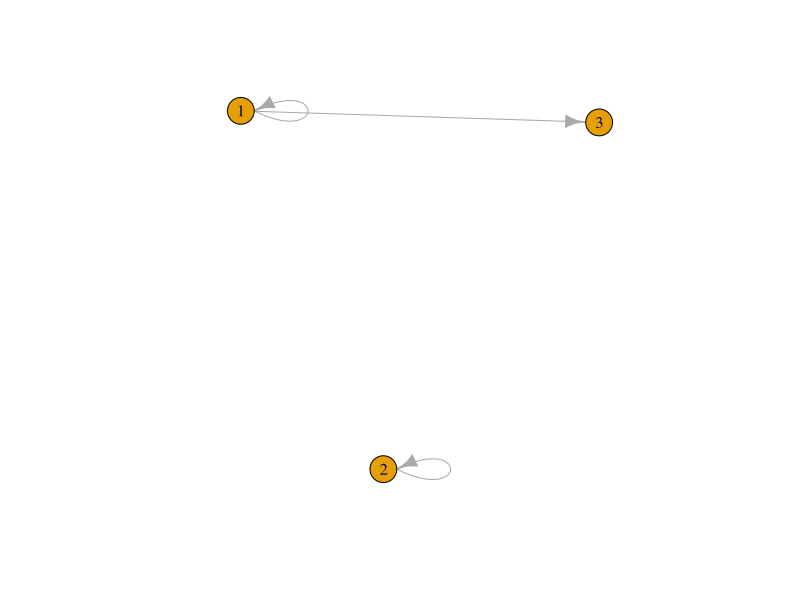
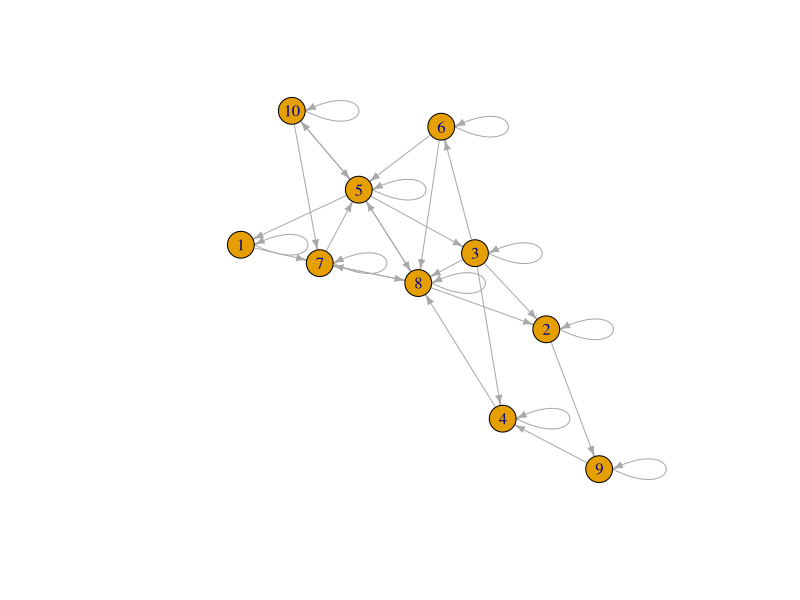
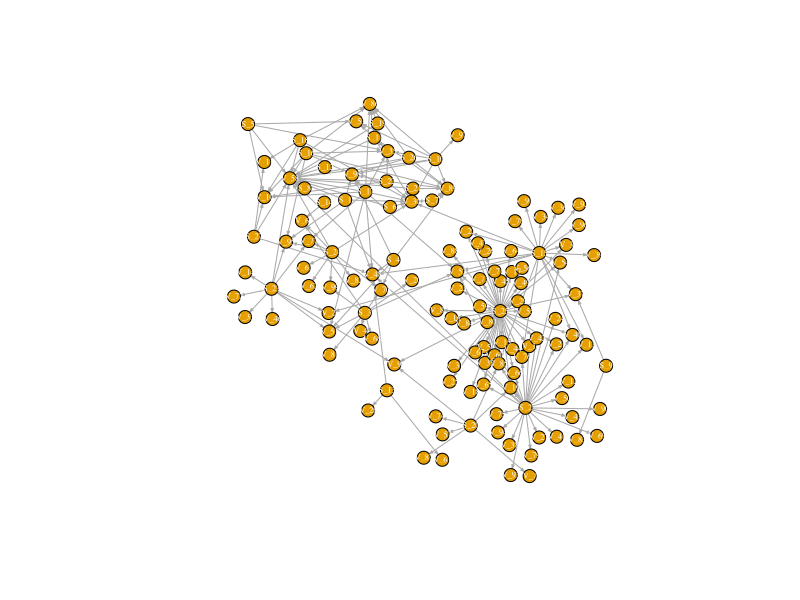
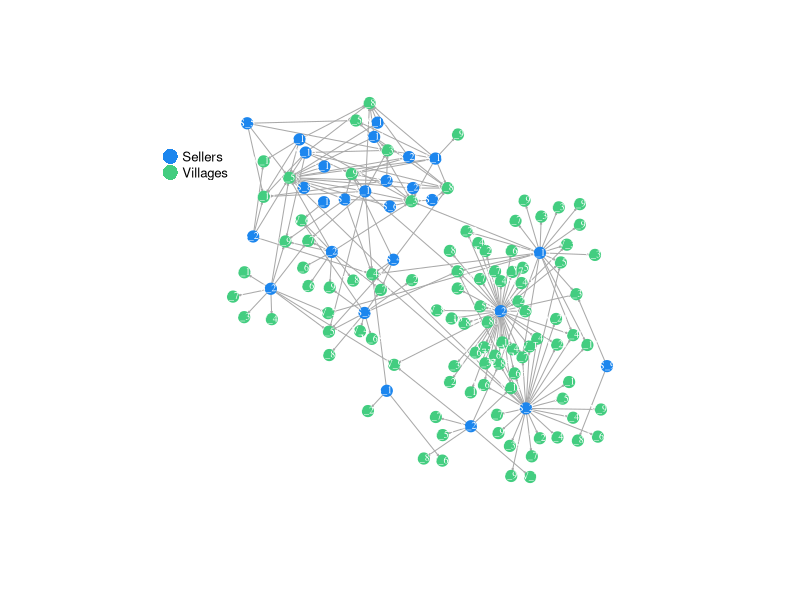
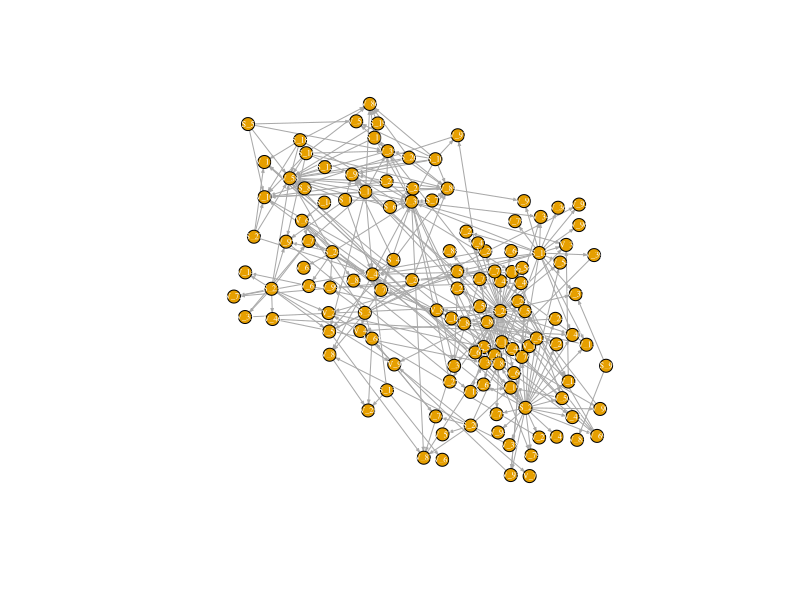
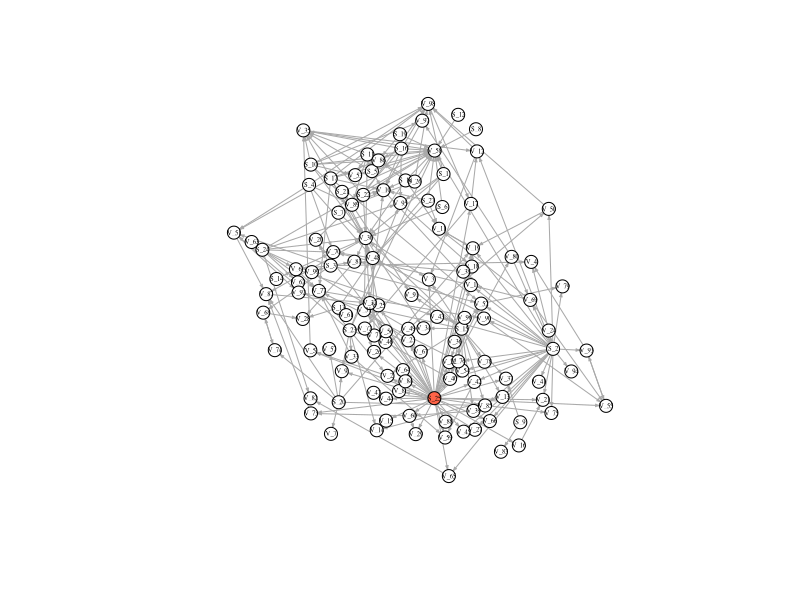
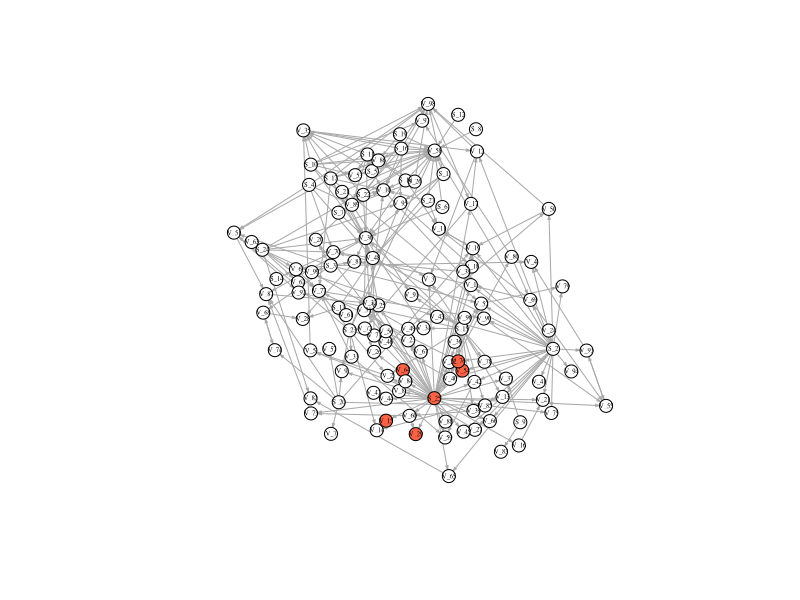
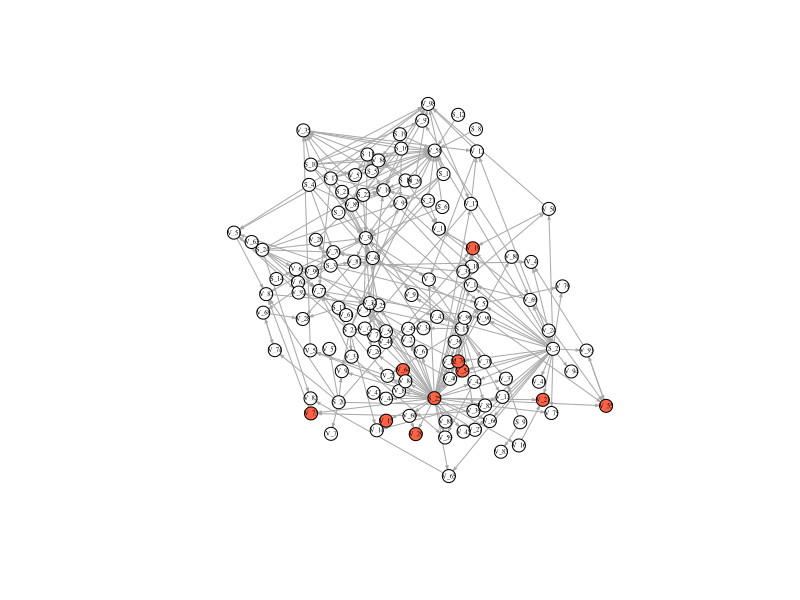

Recreate these plots in R, in order.
## ---- chunk 1
library(igraph)
library(tidyverse)
## ---- chunk 2
X1 <- matrix(1:9,ncol=3)
X1
X2 <- matrix(21:29,ncol=3)
X2
X1 * X2 ## element wise multiplication
X1 %*% X2 ## Matrix multiplication
## ---- chunk 3
V1 <- c(1,0,0) # starting vector of states
M1 <- matrix(c(1,0,0,0,1,0,1,0,0),ncol=3)
M2 <- graph_from_adjacency_matrix(M1)
plot(M2)
V2 <- V1 %*% M1 ### matrix multiplication 
V2
## ---- chunk 4
A <- matrix(1:9,ncol=3)
A
B <- matrix(c(1,1,0,0,0,1,0,1,0),ncol=3)
B
## ---- chunk 5
A * B 
## ---- chunk 6
A %*% B
## ---- chunk 7
B %*% A
## ---- chunk 8
Time1 <- c(1,0,0,0,0,1,1,1,1,0) ## call this vector "Time 1"
length(Time1) ## vector of 10 nodes
sum(Time1) ### 5 infected
## ---- chunk 9
Amat <- matrix(runif(100) > 0.7, ncol=10) # 30% chance that a link is formed between any two nodes
Amat <- Amat*1 ## make your logical values 1's a 0's
diag(Amat) <- 1 # set the diagonals to 1 so that if a node is infected, it stays infected
Amat # our randomly generated matrix
## ---- chunk 10
Mat3 <- graph_from_adjacency_matrix(Amat)
plot(Mat3, edge.arrow.size = .5)
## ---- chunk 11
temp <- Time1 %*% Amat  # here values can be greater than 1. Place in temporary object
Time2 <- as.numeric(temp > 0) # Make 0s and 1s again
df <- cbind(Time1,Time2)
df
## ---- chunk 12
nodes <- read.csv("nodelist.csv", header=TRUE) #load in node attribute file (see node attributes include color)
links <- read.csv("edgelist.csv", header = TRUE) #load in edge attribute file 
links$weight <- as.numeric(links$weight) ### weight is the average volume sold
head(links) # check the first few lines of the link file 
nrow(links)

## ---- chunk 13
edges <- aggregate(links$weight,links[,1:2],sum) # aggregate transactions and sum total volume sold
head(edges) #check edges
dim(edges) #check dimensions of edges (now we have aggregated 875 transactions to 205)
## ---- chunk 14
SweetNet <- graph_from_data_frame(d = edges, vertices =  nodes, directed = T) #combine node and link files to create a directed adjaceny matrix 
fix.layout <- layout_with_dh(SweetNet) #fix layout so future runs will have the same layout!!
plot(SweetNet, edge.arrow.size=.2, vertex.size=7, vertex.label.cex=.5, vertex.label.color='white', layout= fix.layout) # plot! (node colors are specified in the node attribute file)
## ---- chunk 15
## still without village to village connections
V(SweetNet)$color <- ifelse(nodes$Type == "Buyer", "dodgerblue2", "seagreen3")
plot(SweetNet, edge.arrow.size=.1, vertex.label.color = "white", vertex.size=6, vertex.label.cex=.6, layout = fix.layout, edge.curved = FALSE, vertex.frame.color=V(SweetNet)$color)
E(SweetNet)$color <- "gray55"
legend(x=-1.4, y=.8, c("Sellers","Villages"), pch=16, col= c("dodgerblue2", "seagreen3"),  pt.cex=2, cex= .8, bty="n", ncol=1)
## ---- chunk 16
FullNet <- read.csv("sweetpotato.csv", header = TRUE, row.names = 1)
FullNet2 <- as.matrix(FullNet)
FullNet3 <- graph_from_adjacency_matrix(FullNet2)
FullNet3
plot(FullNet3, edge.arrow.size=.2, vertex.size=7, vertex.label.cex=.5, vertex.label.color='white', layout= fix.layout)
## ---- chunk 17
### create a vector with the first node of 126 set to 1, rest zeros.
vec <- rep(0, 126) ## vector of 126 0s 
vec[c(18)] <- 1 ## set first vector to 1. This corresponds to the first node in our node list. This will be where our infection starts. 
vec
## ---- chunk 18
nodenum <- 126 ## a placeholder object with the number of nodes in our network 
nn <- nodenum*nodenum
runif(nn) < .1 ## runif() generates vector the size of our matrix filled with numbers drawn from the uniform distribution
matrix_a <- matrix(runif(nn)<.1, ncol =nodenum, nrow = nodenum) # if less than .1, put 1 into the matrix if not, 0 (no spread)
matrix_a
matrix_a <- matrix_a*1 ## From TRUE/FALSE back to 0s and 1s 
matrix_a # matrix of links that will realize infection (10%)
## ---- chunk 19
matrix_c <- matrix_a * FullNet2 ## potential links reduced to 10%, simulating a 10% chance of spread
diag(matrix_c) <- 1 #keep infection in nodes that are infected by setting the diag to 1
matrix_c
## ---- chunk 20
v_1 <- vec %*% matrix_c ## starting state vector and new matrix
v_1 ## this is our state in time 2
v_2 <- as.numeric(v_1 >0) # as numeric
v_2 # vector of transmission at Time 1 (assuming that the virus was transmitted in 5% of transactions of variety x in 2014)


## add state in time 1 and 2 to a new tibble to save results

as_tibble(vec)
as_tibble(v_2)
timestatus <- cbind(nodes, vec, v_2)
timestatus
## ---- chunk 21
#### Now time 3


matrix_d <- matrix(runif(nn)<.10, ncol =length(vec), nrow = length(vec)) ## new random matrix
matrix_d
matrix_d <- matrix_d*1
matrix_d
matrix_e <- matrix_d * FullNet2 ## again, create 1 if less than .1 (10% chance of spread)
diag(matrix_e) <- 1
matrix_e 
v_3 <- v_2 %*% matrix_e ## multiply new matrix by state 2
v_3
v_3 <- as.numeric(v_3 > 0)
as_tibble(v_3)
timestatus <- cbind(nodes, vec, v_2, v_3)
timestatus


#### Time 4

matrix_f <- matrix(runif(nn)<.1, ncol =length(vec), nrow = length(vec))
matrix_f <- matrix_f * 1
matrix_f <- matrix_f * FullNet2
diag(matrix_f) <- 1
matrix_f
v_4 <- v_3 %*% matrix_f
v_4
v_4 <- as.numeric(v_4 > 0)
as_tibble(v_4)
timestatus <- cbind(nodes, vec, v_2, v_3, v_4)
timestatus <- as_tibble(timestatus)
timestatus


#### Time 5

matrix_g <- matrix(runif(nn)<.1, ncol =length(vec), nrow = length(vec))
matrix_g <- matrix_g * 1
matrix_g <- matrix_g * FullNet2
diag(matrix_g) <- 1
matrix_g
v_5 <- v_4 %*% matrix_g
v_5
v_5 <- as.numeric(v_5 > 0)
as_tibble(v_5)
timestatus <- cbind(nodes, vec, v_2, v_3, v_4, v_5)
timestatus <- as_tibble(timestatus)
timestatus

#### Time 6

matrix_h <- matrix(runif(nn)<.1, ncol =length(vec), nrow = length(vec))
matrix_h <- matrix_h * 1
matrix_h <- matrix_h * FullNet2
diag(matrix_h) <- 1
matrix_h
v_6 <- v_5 %*% matrix_h ## use the last state 
v_6
v_6 <- as.numeric(v_6 > 0)
as_tibble(v_6)
timestatus <- cbind(nodes, vec, v_2, v_3, v_4, v_5, v_6)
timestatus <- as_tibble(timestatus)
timestatus


#### Time 7

matrix_i <- matrix(runif(nn)<.1, ncol =length(vec), nrow = length(vec))
matrix_i <- matrix_i * 1
matrix_i <- matrix_i * FullNet2
diag(matrix_i) <- 1
matrix_i
v_7 <- v_6 %*% matrix_i ## use the last state 
v_7
v_7 <- as.numeric(v_7 > 0)
as_tibble(v_7)
timestatus <- cbind(nodes, vec, v_2, v_3, v_4, v_5, v_6, v_7)
timestatus <- as_tibble(timestatus)
timestatus

#### Time 8

matrix_j <- matrix(runif(nn)<.1, ncol =length(vec), nrow = length(vec))
matrix_j <- matrix_j * 1
matrix_j <- matrix_j * FullNet2
diag(matrix_j) <- 1
matrix_j
v_8 <- v_7 %*% matrix_j ## use the last state 
v_8
v_8 <- as.numeric(v_8 > 0)
as_tibble(v_8)
timestatus <- cbind(nodes, vec, v_2, v_3, v_4, v_5, v_6, v_7, v_8)
timestatus <- as_tibble(timestatus)
timestatus


#### Time 9

matrix_k <- matrix(runif(nn)<.1, ncol =length(vec), nrow = length(vec))
matrix_k <- matrix_k * 1
matrix_k <- matrix_k * FullNet2
diag(matrix_k) <- 1
matrix_k
v_9 <- v_8 %*% matrix_k ## use the last state 
v_9
v_9 <- as.numeric(v_9 > 0)
as_tibble(v_9)
timestatus <- cbind(nodes, vec, v_2, v_3, v_4, v_5, v_6, v_7, v_8, v_9)
timestatus <- as.tibble(timestatus)
timestatus


#### Time 10

matrix_l <- matrix(runif(nn)<.1, ncol =length(vec), nrow = length(vec))
matrix_l <- matrix_l * 1
matrix_l <- matrix_l * FullNet2
diag(matrix_l) <- 1
matrix_l
v_10 <- v_9 %*% matrix_l ## use the last state 
v_10
v_10 <- as.numeric(v_10 > 0)
as_tibble(v_10)
timestatus <- cbind(nodes, vec, v_2, v_3, v_4, v_5, v_6, v_7, v_8, v_9, v_10)
timestatus <- as.tibble(timestatus)
timestatus
## ---- chunk 22
l <- layout_with_dh(FullNet3)
V(FullNet3)$color <- ifelse(timestatus$vec == 1, "tomato", "white")
plot(FullNet3, edge.arrow.size=.2, vertex.size=7, vertex.label.cex=.4, vertex.label.color='black', layout = l)

V(FullNet3)$color <- ifelse(timestatus$v_2 == 1, "tomato", "white")
plot(FullNet3, edge.arrow.size=.2, vertex.size=7, vertex.label.cex=.4, vertex.label.color='black', layout = l)

V(FullNet3)$color <- ifelse(timestatus$v_3 == 1, "tomato", "white")
plot(FullNet3, edge.arrow.size=.2, vertex.size=7, vertex.label.cex=.4, vertex.label.color='black', layout = l)

V(FullNet3)$color <- ifelse(timestatus$v_4 == 1, "tomato", "white")
plot(FullNet3, edge.arrow.size=.2, vertex.size=7, vertex.label.cex=.4, vertex.label.color='black', layout = l)

V(FullNet3)$color <- ifelse(timestatus$v_5 == 1, "tomato", "white")
plot(FullNet3, edge.arrow.size=.2, vertex.size=7, vertex.label.cex=.4, vertex.label.color='black', layout = l)

V(FullNet3)$color <- ifelse(timestatus$v_6 == 1, "tomato", "white")
plot(FullNet3, edge.arrow.size=.2, vertex.size=7, vertex.label.cex=.4, vertex.label.color='black', layout = l)

V(FullNet3)$color <- ifelse(timestatus$v_7 == 1, "tomato", "white")
plot(FullNet3, edge.arrow.size=.2, vertex.size=7, vertex.label.cex=.4, vertex.label.color='black', layout = l)

V(FullNet3)$color <- ifelse(timestatus$v_8 == 1, "tomato", "white")
plot(FullNet3, edge.arrow.size=.2, vertex.size=7, vertex.label.cex=.4, vertex.label.color='black', layout = l)

V(FullNet3)$color <- ifelse(timestatus$v_9 == 1, "tomato", "white")
plot(FullNet3, edge.arrow.size=.2, vertex.size=7, vertex.label.cex=.4, vertex.label.color='black', layout = l)

V(FullNet3)$color <- ifelse(timestatus$v_10 == 1, "tomato", "white")
plot(FullNet3, edge.arrow.size=.2, vertex.size=7, vertex.label.cex=.4, vertex.label.color='black', layout = l)

## ---- chunk 23
timestatus1 <- timestatus %>%
  gather('vec', 'v_2', 'v_3', 'v_4', 'v_5', 'v_6', 'v_7', 'v_8', 'v_9', 'v_10', key = "Timestep", value = "Status" )
head(timestatus1) ## clean up data so status is not in columns


## sum the number of nodes infected at each time point
times1 <- timestatus1 %>%
  group_by(Timestep) %>%
  summarise(
    Number_of_Nodes = sum(Status, na.rm = TRUE)
  ) 

## plot number of nodes over 10 time steps
ggplot(data = times1, mapping = aes(reorder(Timestep, Number_of_Nodes), y = Number_of_Nodes)) +
  geom_point() + xlab("Time step") + ylab("Number of Nodes Infected") + theme_classic(base_size = 16) 
